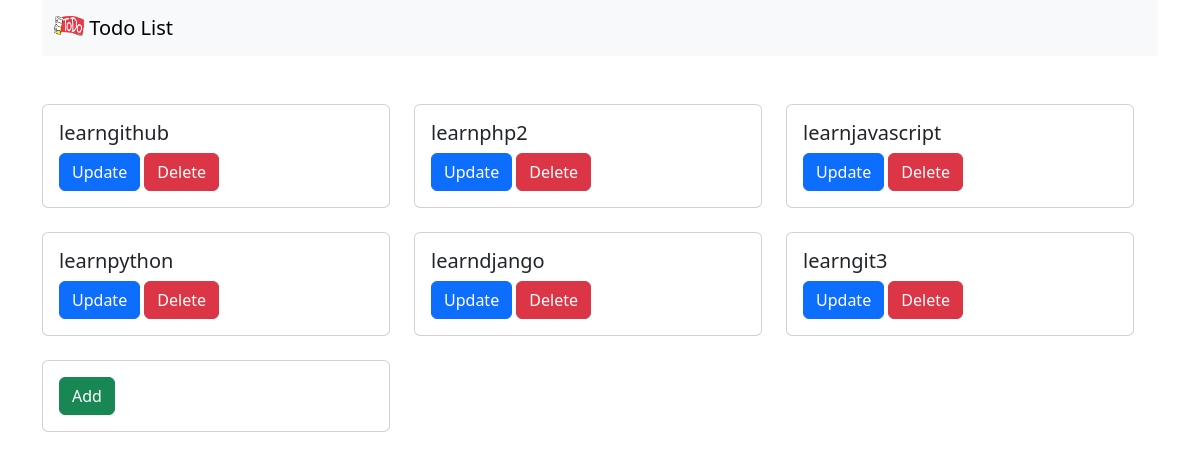
/, run on an earlier commit of the app's database.
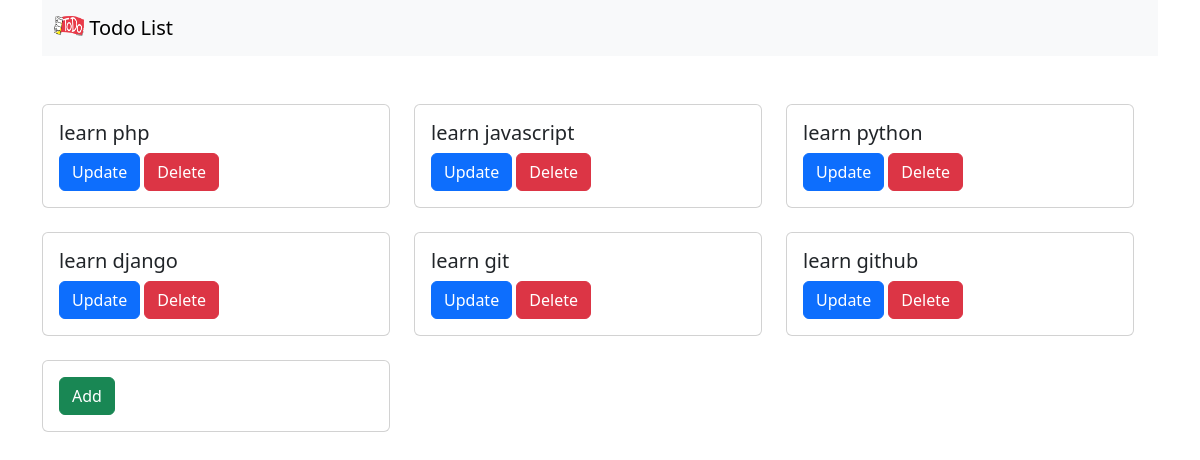
And on a later commit of the database.
### todo_app/models.py (models this page shows, shortened)
class Todo(models.Model): #PascalCase
    title=models.CharField(max_length=200) #varchar,char

### todo_app/views.py (the view)
# urls.py: path("", views.todo_list, name='todo-list'),
def todo_list(request):
    todos= Todo.objects.all()
    return render(
        request,
        "bootstrap/todo_list.html",
        {"todos": todos}
    )

### templates/bootstrap/todo_list.html
{% extends "bootstrap/base.html" %}
{% block content %}
<div class="row">
        <div class="row row-cols-1 row-cols-md-3 g-4">
    {% for todo in todos %}
    <div class="col">
    <div class="card h-100">
      <div class="card-body">
        <h5 class="card-title">{{ todo.title}}</h5>
         <a href="{% url 'todo-update' todo.id %}" class="btn btn-primary">Update</a>
         <a href="{% url 'todo-delete' todo.id %}" class="btn btn-danger">Delete</a>
      </div>
    </div>
    </div>
    {% endfor %}
     <div class="col">
      <div class="card h-100">
       <div class="card-body">
         <a href="{% url 'todo-create' %}" class="btn btn-success">Add</a>
       </div>
      </div>
    </div>
 </div>
{% endblock content %}

### templates/bootstrap/base.html (shortened to what this page needs)
{% load static %}
<!doctype html>
<html lang="en">
  <head>
    <link href="{% static 'css/bootstrap.min.css' %}" rel="stylesheet">
  </head>
  <body>
<div class="container">
  <nav class="navbar bg-body-tertiary">
  <div class="container-fluid">
    <a class="navbar-brand" href="/">
      <img src="{% static 'img/todo.webp' %}" alt="Logo" width="30" height="24" class="d-inline-block align-text-top">
      Todo List
    </a>
  </div>
</nav>
    {% block content %}
    {% endblock content %}
</div>
  </body>
</html>

What changed in the data, as far as the page shows it:
removed Todo: title "learngithub"
changed Todo: title "learnphp2" → "learn php"
changed Todo: title "learnjavascript" → "learn javascript"
changed Todo: title "learnpython" → "learn python"
changed Todo: title "learndjango" → "learn django"
changed Todo: title "learngit3" → "learn git"
added Todo: title "learn github"
